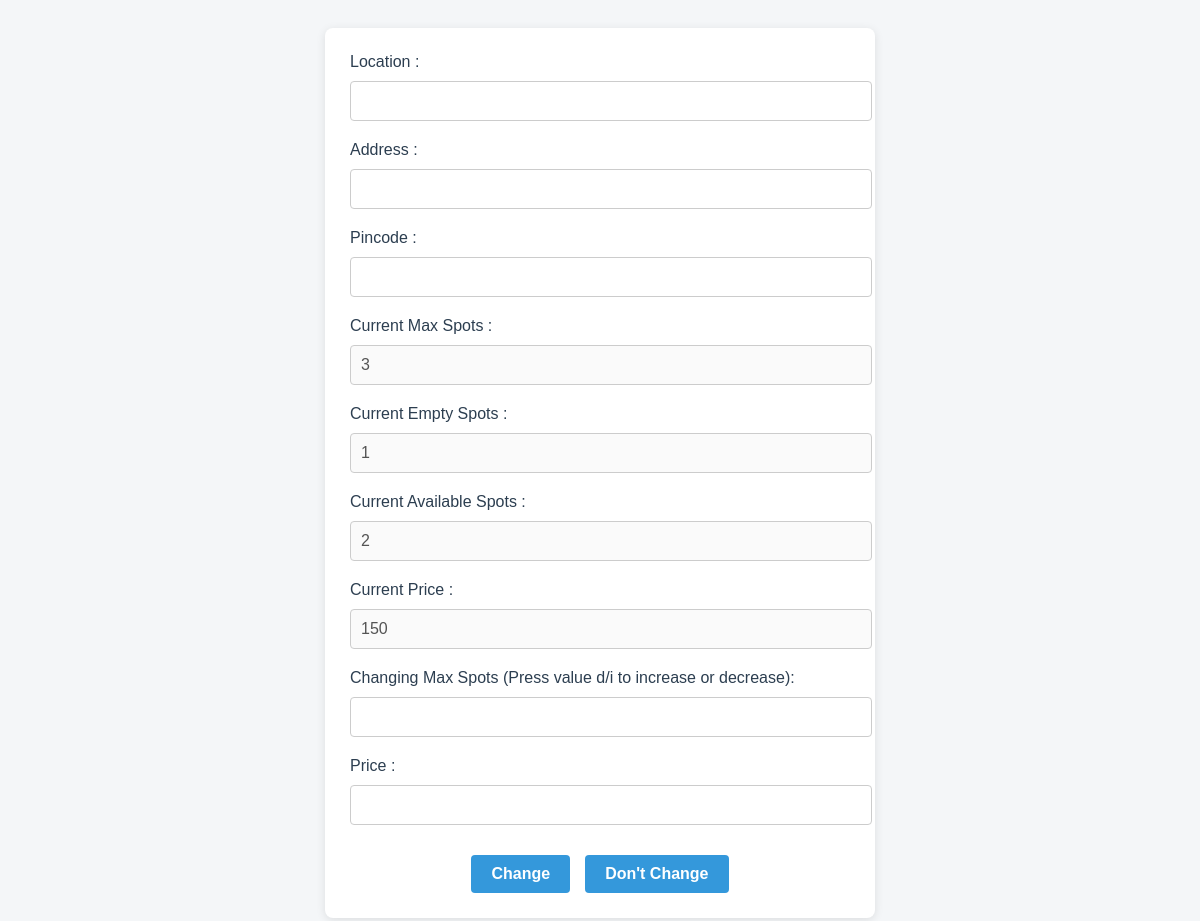
/EditLot/5 (signed in), run on an earlier commit of the app's database.
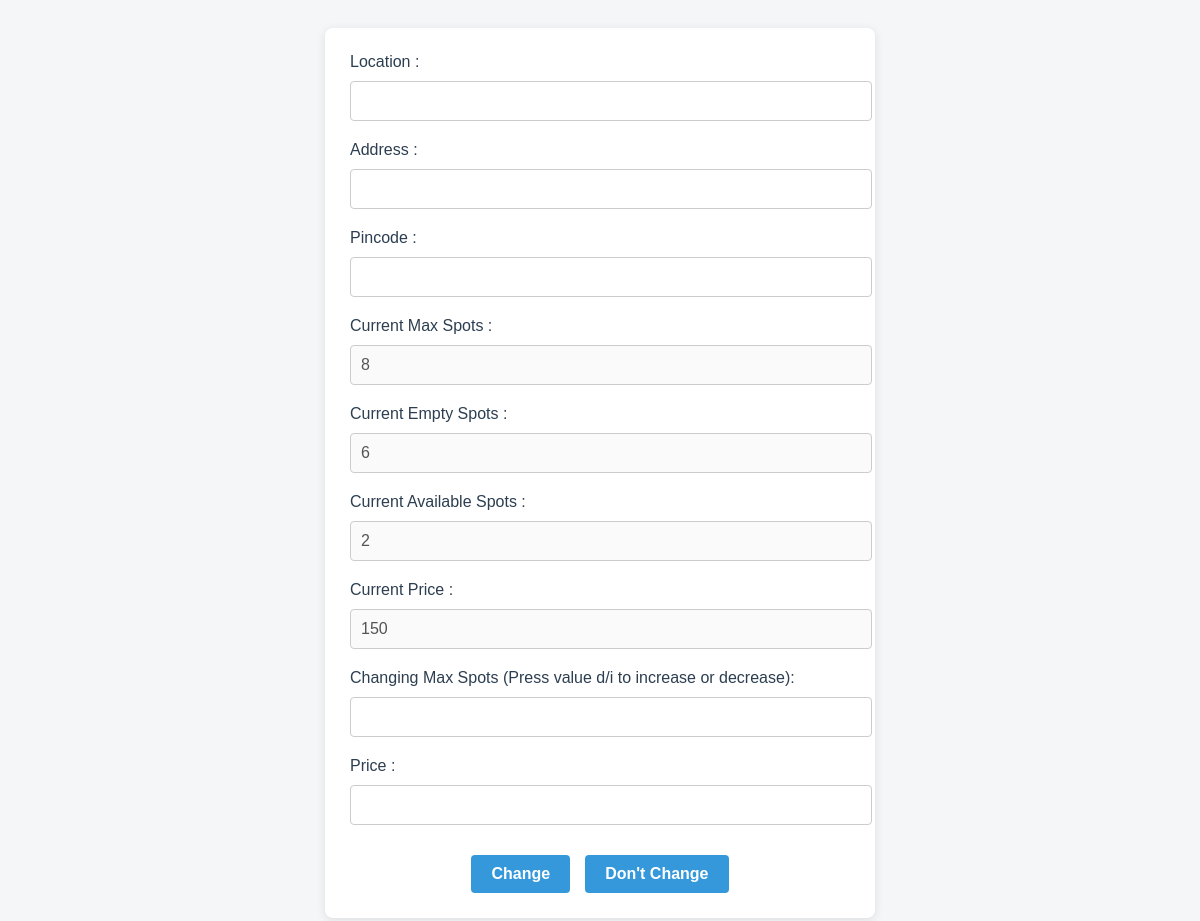
And on a later commit of the database.
### model/models.py (models this page shows)
class Parkinglot(db.Model):
    __tablename__ = 'parkinglot'
    lot_id = db.Column(db.Integer,autoincrement=True,primary_key=True)
    location = db.Column(db.String(45),nullable=False)
    price = db.Column(db.Integer,nullable=False)
    address = db.Column(db.String(50),nullable=False)
    pincode = db.Column(db.Integer,nullable=False)
    max_spots = db.Column(db.Integer,nullable=False)

### controllers/admin_func.py (the view, shortened to what this page needs)
@app.route('/EditLot/<int:lot_id>',methods=['GET','POST'])
def Edit(lot_id):
    lot = db.session.query(Parkinglot).filter(Parkinglot.lot_id==lot_id).first()
    empty_spots = db.session.query(Parkingspot).filter(Parkingspot.lot_id==lot.lot_id,Parkingspot.status=='A').all()
    available_spots = db.session.query(Parkingspot).filter(Parkingspot.lot_id==lot.lot_id,Parkingspot.status=='O').all()
    available = len(available_spots)
    registered = db.session.query(Registeredspot).all()
    empty=len(empty_spots)
    if(request.method=='GET'):
        if('admin_name' in session and 'a_email' in session and 'a_pass' in session):
            return render_template('edit_lot.html',lot=lot,empty=empty,available=available)

### templates/edit_lot.html (shortened to what this page needs)
{% extends 'base.html' %}
{% block content %}
    <form action="{{ url_for('Edit',lot_id=lot.lot_id) }}" method="POST">
    Location :<input type="text" name="location">
    Address : <input type="text" name="address" >
    Pincode : <input type="number" name="pin" >
    Current Max Spots : <input type="number" value="{{ lot.max_spots }}" disabled>
    Current Empty Spots : <input type="number" value="{{ empty }}" disabled>
    Current Available Spots : <input type="number" value="{{ available }}" disabled>
    Current Price : <input type="number" value="{{ lot.price }}" disabled>
    Changing Max Spots (Press value d/i to increase or decrease): <input type="text" name="max_spots" >
    Price : <input type="number" name="price" >
     <div class="button-group">
                <input type="submit" value="Change" name="edit">
                <input type="submit" value="Don't Change" name="edit">
        </div>
</form>
{% endblock %}

What changed in the data, as far as the page shows it:
changed Parkinglot: max_spots "3" → "8"
Also different on the page:
form field empty: "1" → "6"
